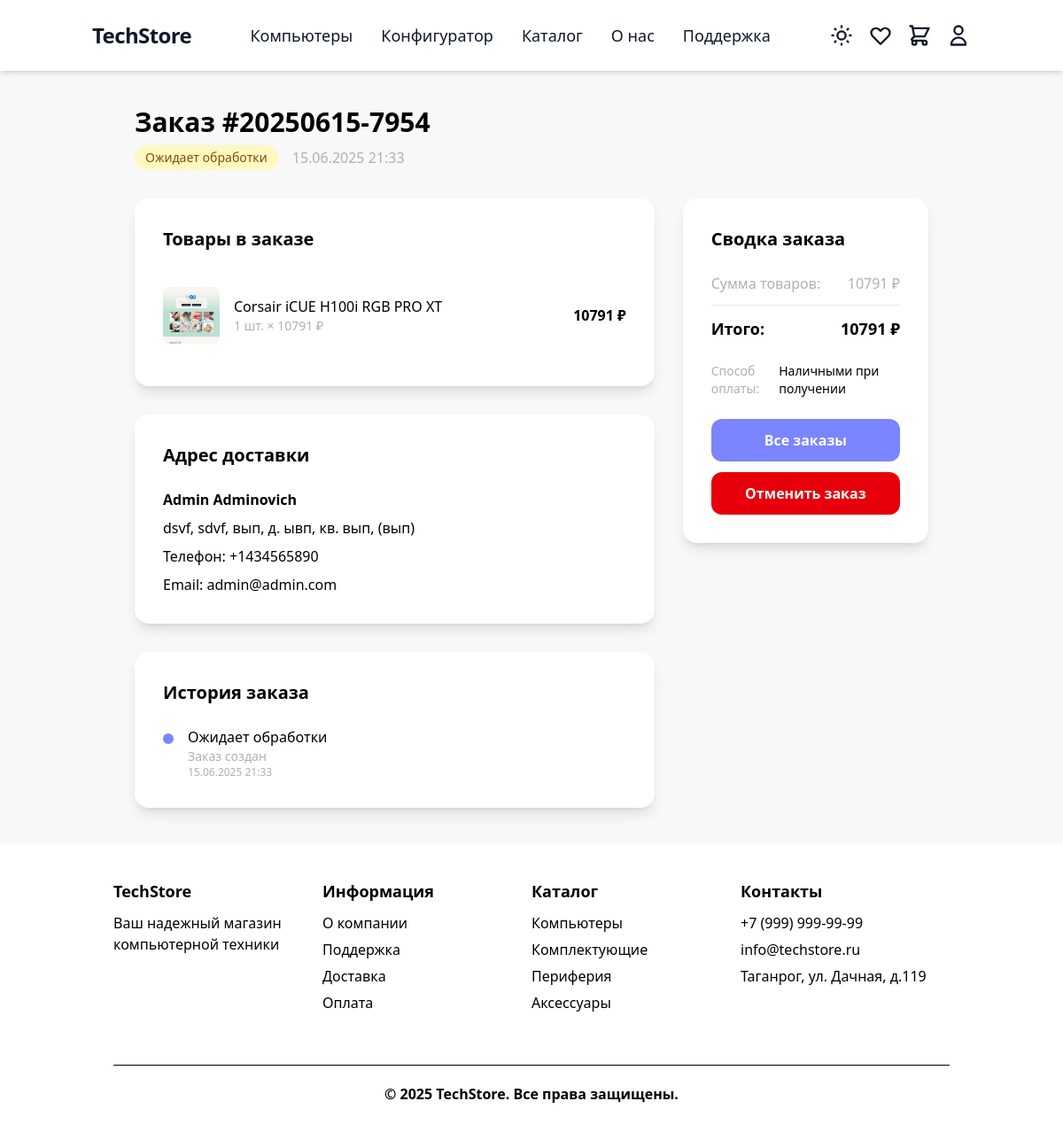
Before: /orders/8/ (signed in) with the older database file.
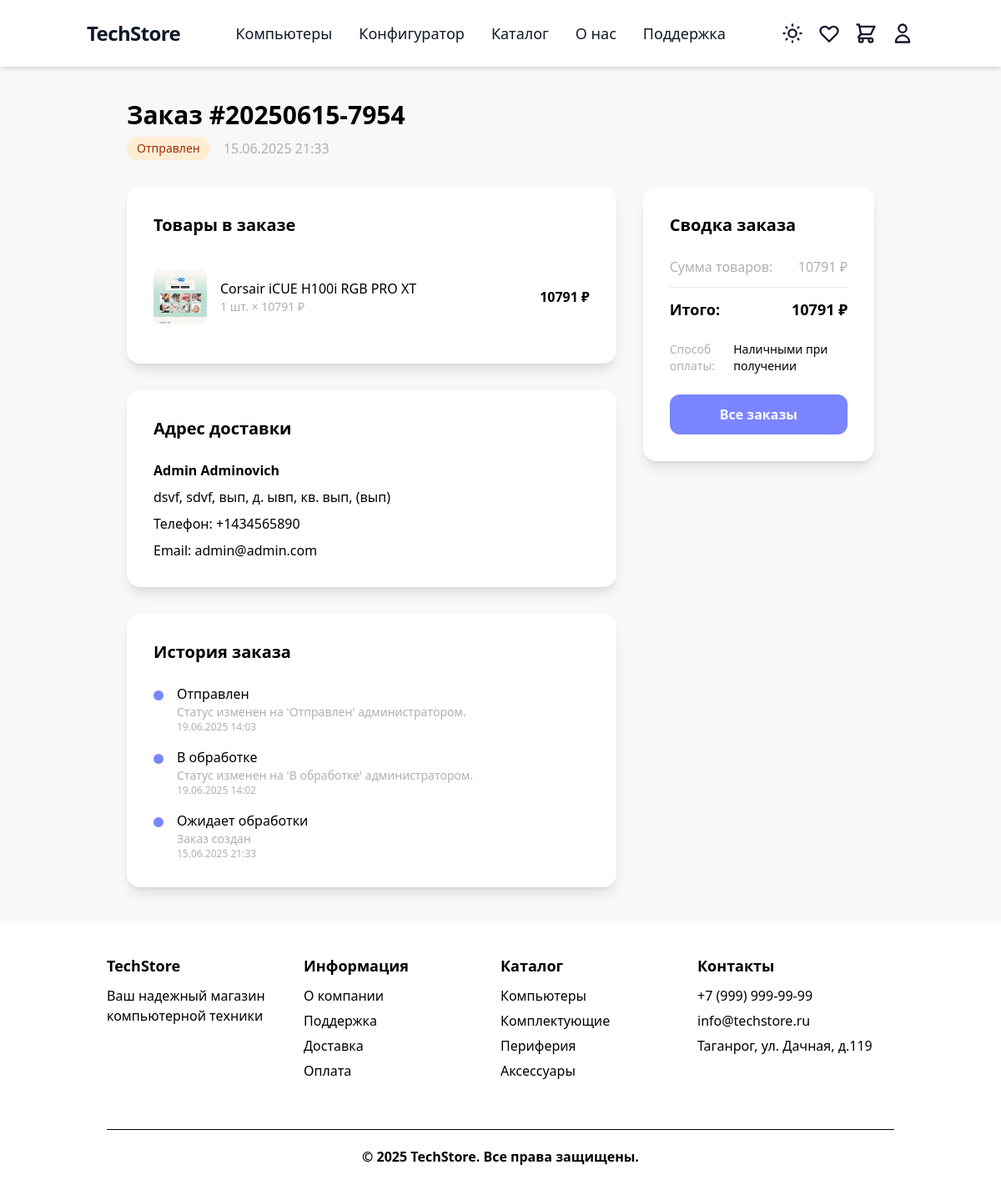
After: the same page with the newer database file.
### order/models.py (models this page shows, shortened)
class Order(models.Model):
    STATUS_CHOICES = [
        ('pending', 'Ожидает обработки'),
        ('confirmed', 'Подтвержден'),
        ('processing', 'В обработке'),
        ('shipped', 'Отправлен'),
        ('delivered', 'Доставлен'),
        ('cancelled', 'Отменен'),
    ]
    PAYMENT_METHOD_CHOICES = [
        ('cash', 'Наличными при получении'),
        ('card', 'Банковской картой'),
        ('online', 'Онлайн оплата'),
    ]
    user = models.ForeignKey(settings.AUTH_USER_MODEL, on_delete=models.CASCADE, related_name='orders')
    order_number = models.CharField('Номер заказа', max_length=20, unique=True)
    status = models.CharField('Статус', max_length=20, choices=STATUS_CHOICES, default='pending')
    first_name = models.CharField('Имя', max_length=100)
    last_name = models.CharField('Фамилия', max_length=100)
    email = models.EmailField('Email')
    phone = models.CharField('Телефон', max_length=20)
    delivery_region = models.CharField('Регион', max_length=100)
    delivery_city = models.CharField('Город', max_length=100)
    delivery_street = models.CharField('Улица', max_length=200)
    delivery_house = models.CharField('Дом', max_length=20)
    delivery_apartment = models.CharField('Квартира', max_length=20, blank=True)
    delivery_postal_code = models.CharField('Почтовый индекс', max_length=20, blank=True)
    subtotal = models.DecimalField('Сумма товаров', max_digits=10, decimal_places=2)
    discount_amount = models.DecimalField('Размер скидки', max_digits=10, decimal_places=2, default=0)
    total_amount = models.DecimalField('Итоговая сумма', max_digits=10, decimal_places=2)
    payment_method = models.CharField('Способ оплаты', max_length=20, choices=PAYMENT_METHOD_CHOICES)
    comment = models.TextField('Комментарий к заказу', blank=True)
    promocode_used = models.CharField('Использованный промокод', max_length=50, blank=True)
    created_at = models.DateTimeField('Дата создания', auto_now_add=True)
    updated_at = models.DateTimeField('Дата обновления', auto_now=True)
    class Meta:
        verbose_name = 'Заказ'
        verbose_name_plural = 'Заказы'
        ordering = ['-created_at']
    @property
    def full_address(self):
        address_parts = [
            self.delivery_region,
            self.delivery_city,
            self.delivery_street,
            f"д. {self.delivery_house}",
        ]
        if self.delivery_apartment:
            address_parts.append(f"кв. {self.delivery_apartment}")
        if self.delivery_postal_code:
            address_parts.append(f"({self.delivery_postal_code})")
        return ", ".join(address_parts)

class OrderItem(models.Model):
    order = models.ForeignKey(Order, verbose_name='Заказ', on_delete=models.CASCADE, related_name='items')
    product = models.ForeignKey(Product, verbose_name='Товар', on_delete=models.CASCADE)
    product_name = models.CharField('Название товара', max_length=200)  # На случай если товар удалят
    product_price = models.DecimalField('Цена за единицу', max_digits=10, decimal_places=2)
    quantity = models.PositiveIntegerField('Количество')
    total_price = models.DecimalField('Общая стоимость', max_digits=10, decimal_places=2)
    class Meta:
        verbose_name = 'Товар в заказе'
        verbose_name_plural = 'Товары в заказе'

class OrderStatusHistory(models.Model):
    order = models.ForeignKey(Order, verbose_name='Заказ', on_delete=models.CASCADE, related_name='status_history')
    status = models.CharField('Статус', max_length=20, choices=Order.STATUS_CHOICES)
    comment = models.TextField('Комментарий', blank=True)
    created_at = models.DateTimeField('Дата изменения', auto_now_add=True)
    created_by = models.ForeignKey(
        settings.AUTH_USER_MODEL,
        on_delete=models.SET_NULL,
        null=True,
        blank=True,
        verbose_name='Изменил'
    )
    class Meta:
        verbose_name = 'История статуса заказа'
        verbose_name_plural = 'История статусов заказов'
        ordering = ['-created_at']

### store/models.py (models this page shows, shortened)
class Product(models.Model):
    category = models.ForeignKey(
        Category,
        on_delete=models.PROTECT,
        related_name='products'
    )
    name = models.CharField('Название', max_length=200)
    slug = models.SlugField('URL', max_length=200, unique=True)
    price = models.DecimalField(
        'Цена',
        max_digits=10,
        decimal_places=2,
        validators=[MinValueValidator(Decimal('0.01'))]
    )
    discount = models.PositiveIntegerField('Скидка (%)', default=0)
    stock = models.PositiveIntegerField(
        'Количество на складе',
        default=0,
        help_text='Количество товара на складе'
    )
    min_stock = models.PositiveIntegerField(
        'Минимальный остаток',
        default=0,
        help_text='Минимальное количество для предупреждения о заканчивающемся товаре'
    )
    is_popular = models.BooleanField(
        'Популярный товар',
        default=False,
        help_text='Отметьте, если товар является популярным и должен отображаться в специальных блоках.'
    )
    description = models.TextField(
        'Описание',
        blank=True,
        default='',
        help_text='Можно использовать HTML-теги для форматирования текста (например, <ul>, <li>, <b>, <h3> и т.д.)'
    )
    meta_title = models.CharField('SEO Title', max_length=255, blank=True, default='', help_text='Заголовок для SEO (meta title)')
    meta_description = models.CharField('SEO Description', max_length=500, blank=True, default='', help_text='Описание для SEO (meta description)')
    image = models.ImageField('Фото', upload_to='products/', blank=True, null=True)
    class Meta:
        verbose_name = 'Товар'
        verbose_name_plural = 'Товары'

### order/views.py (the view, shortened to what this page needs)
# urls.py: path('<int:order_id>/', views.order_detail, name='order_detail'),
@login_required
def order_detail(request, order_id):
    order = get_object_or_404(Order, id=order_id, user=request.user)
    order_items = order.items.select_related('product')
    status_history = order.status_history.all()
    promocode_usage = None
    context = {
        'order': order,
        'order_items': order_items,
        'status_history': status_history,
        'promocode_usage': promocode_usage,
    }
    return render(request, 'order/order_detail.html', context)

### order/templates/order/order_detail.html (shortened to what the changed rows need)
{% extends 'base.html' %}
{% block content %}
<div class="min-h-screen py-10 flex justify-center items-start px-4 sm:px-6 lg:px-8">
    <div class="max-w-4xl w-full">
        <div class="mb-8">
            <h1 class="text-3xl font-bold text-black dark:text-white mb-2">Заказ #{{ order.order_number }}</h1>
            <div class="flex items-center gap-4">
                <span class="px-3 py-1 rounded-full text-sm font-medium
                    {% if order.status == 'pending' %}bg-yellow-100 dark:bg-yellow-900 text-yellow-800 dark:text-yellow-300
                    {% elif order.status == 'confirmed' %}bg-blue-100 dark:bg-blue-900 text-blue-800 dark:text-blue-300
                    {% elif order.status == 'processing' %}bg-purple-100 dark:bg-purple-900 text-purple-800 dark:text-purple-300
                    {% elif order.status == 'shipped' %}bg-orange-100 dark:bg-orange-900 text-orange-800 dark:text-orange-300
                    {% elif order.status == 'delivered' %}bg-green-100 dark:bg-green-900 text-green-800 dark:text-green-300
                    {% elif order.status == 'cancelled' %}bg-red-100 dark:bg-red-900 text-red-800 dark:text-red-300
                    {% endif %}">
                    {{ order.get_status_display }}
                </span>
                <span class="text-[#b0b0b0] dark:text-[#7a8599]">{{ order.created_at|date:"d.m.Y H:i" }}</span>
            </div>
        </div>
        <div class="grid grid-cols-1 lg:grid-cols-3 gap-8">
            <div class="lg:col-span-2 space-y-8">
                <div class="bg-white dark:bg-[#28303F] rounded-2xl p-8 shadow-lg">
                    <h2 class="text-xl font-bold text-black dark:text-white mb-6">Товары в заказе</h2>
                    <div class="space-y-4">
                        {% for item in order_items %}
                        <div class="flex items-center gap-4 py-4 border-b border-[#e5e7eb] dark:border-[#363b4a] last:border-b-0">
                            <div class="w-16 h-16 bg-[#e5e7eb] dark:bg-[#1a2230] rounded-lg flex items-center justify-center">
                                {% if item.product.image %}
                                    <img src="{{ item.product.image.url }}" alt="{{ item.product_name }}" class="w-full h-full object-cover rounded-lg">
                                {% else %}
                                    <span class="text-[#b0b0b0] dark:text-[#7a8599] text-xs">Фото</span>
                                {% endif %}
                            </div>
                            <div class="flex-1">
                                <div class="text-black dark:text-white font-medium">{{ item.product_name }}</div>
                                <div class="text-[#b0b0b0] dark:text-[#7a8599] text-sm">{{ item.quantity }} шт. × {{ item.product_price|floatformat:0 }} ₽</div>
                            </div>
                            <div class="text-black dark:text-white font-bold">
                                {{ item.total_price|floatformat:0 }} ₽
                            </div>
                        </div>
                        {% endfor %}
                    </div>
                </div>
                <div class="bg-white dark:bg-[#28303F] rounded-2xl p-8 shadow-lg">
                    <h2 class="text-xl font-bold text-black dark:text-white mb-6">Адрес доставки</h2>
                    <div class="text-black dark:text-white">
                        <div class="mb-2"><strong>{{ order.first_name }} {{ order.last_name }}</strong></div>
                        <div class="mb-2">{{ order.full_address }}</div>
                        <div class="mb-2">Телефон: {{ order.phone }}</div>
                        <div>Email: {{ order.email }}</div>
                    </div>
                </div>
                {% if status_history %}
                <div class="bg-white dark:bg-[#28303F] rounded-2xl p-8 shadow-lg">
                    <h2 class="text-xl font-bold text-black dark:text-white mb-6">История заказа</h2>
                    <div class="space-y-4">
                        {% for history in status_history %}
                        <div class="flex items-start gap-4">
                            <div class="w-3 h-3 rounded-full bg-[#7a85ff] mt-2 flex-shrink-0"></div>
                            <div class="flex-1">
                                <div class="text-black dark:text-white font-medium">{{ history.get_status_display }}</div>
                                {% if history.comment %}
                                    <div class="text-[#b0b0b0] dark:text-[#7a8599] text-sm">{{ history.comment }}</div>
                                {% endif %}
                                <div class="text-[#b0b0b0] dark:text-[#7a8599] text-xs">{{ history.created_at|date:"d.m.Y H:i" }}</div>
                            </div>
                        </div>
                        {% endfor %}
                    </div>
                </div>
                {% endif %}
            </div>
            <div class="lg:col-span-1">
                <div class="bg-white dark:bg-[#28303F] rounded-2xl p-8 shadow-lg sticky top-20">
                    <h2 class="text-xl font-bold text-black dark:text-white mb-6">Сводка заказа</h2>
                    <div class="space-y-3 mb-6">
                        <div class="flex justify-between text-[#b0b0b0] dark:text-[#7a8599]">
                            <span>Сумма товаров:</span>
                            <span>{{ order.subtotal|floatformat:0 }} ₽</span>
                        </div>
                        <div class="flex justify-between text-black dark:text-white text-lg font-bold">
                            <span>Итого:</span>
                            <span>{{ order.total_amount|floatformat:0 }} ₽</span>
                        </div>
                    </div>
                    <div class="space-y-3 text-sm">
                        <div class="flex justify-between">
                            <span class="text-[#b0b0b0] dark:text-[#7a8599]">Способ оплаты:</span>
                            <span class="text-black dark:text-white">{{ order.get_payment_method_display }}</span>
                        </div>
                    </div>
                    <div class="mt-6">
                        <a href="{% url 'users:profile' %}"
                           class="w-full bg-[#7a85ff] hover:bg-[#4b1bb3] text-white py-3 rounded-xl text-center font-bold transition-colors block">
                            Все заказы
                        </a>
                        {% if order.status == 'pending' or order.status == 'processing' %}
                        <button id="cancel-order-btn" type="button"
                            class="w-full mt-3 bg-red-600 hover:bg-red-700 text-white py-3 rounded-xl text-center font-bold transition-colors block">
                            Отменить заказ
                        </button>
                        {% endif %}
                    </div>
                </div>
            </div>
        </div>
    </div>
</div>
{% endblock %}

Changed rows visible on the page:
changed Order "Admin": status "Ожидает обработки" → "Отправлен"
added OrderStatusHistory: status "Отправлен", comment "Статус изменен на 'Отправлен' администратором.", created_at "19.06.2025 14:03"
added OrderStatusHistory: status "В обработке", comment "Статус изменен на 'В обработке' администратором.", created_at "19.06.2025 14:02"
Other visible differences:
text no longer shown: "Отменить заказ"
